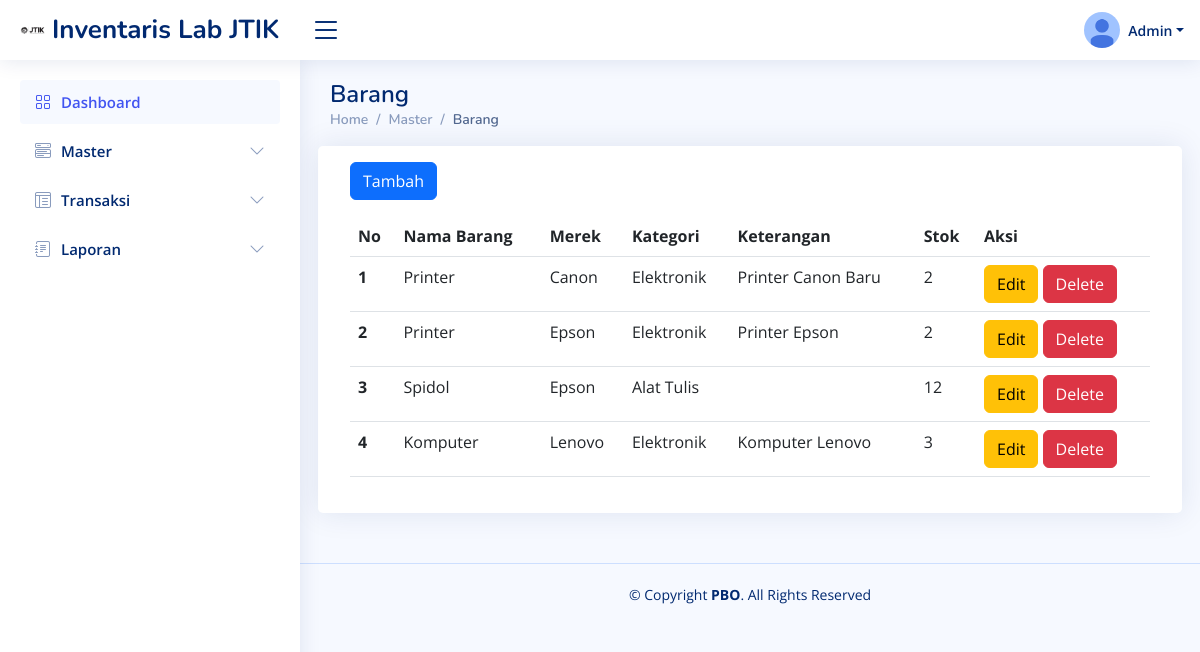
Page /barang.php (signed in) on the committed database.
### tables this page shows
CREATE TABLE `barang` (
  `id_barang` int(11) NOT NULL,
  `id_merek` int(11) NOT NULL,
  `id_kategori` int(11) NOT NULL,
  `nama_barang` varchar(128) NOT NULL,
  `keterangan` varchar(255) NOT NULL,
  `stok` int(11) NOT NULL
);

CREATE TABLE `merek` (
  `id_merek` int(11) NOT NULL,
  `nama_merek` varchar(128) NOT NULL,
  `keterangan` varchar(255) NOT NULL
);

CREATE TABLE `kategori` (
  `id_kategori` int(11) NOT NULL,
  `nama_kategori` varchar(128) NOT NULL,
  `keterangan` varchar(255) NOT NULL
);

### function.php (called while the page is built, shortened)
<?php
$conn = mysqli_connect('localhost', 'root', '', 'inventarislab');
function select($query) {
    global $conn;
    $result = mysqli_query($conn, $query);
    $rows = [];
    while($row = mysqli_fetch_assoc($result)) {
        $rows[] = $row;
    }
    return $rows;
}
?>

### barang.php (the view, shortened to what this page needs)
<?php
  require 'function.php';
  $barang = select("SELECT a.id_barang, a.id_merek, a.id_kategori,
                    a.nama_barang, b.nama_merek, c.nama_kategori, a.keterangan, a.stok
                    FROM barang a JOIN merek b ON a.id_merek = b.id_merek JOIN kategori c
                    ON a.id_kategori = c.id_kategori");
?>
<!DOCTYPE html>
<html lang="en">
<head>
  <link href="assets/vendor/bootstrap/css/bootstrap.min.css" rel="stylesheet">
  <link href="assets/vendor/bootstrap-icons/bootstrap-icons.css" rel="stylesheet">
  <link href="assets/vendor/boxicons/css/boxicons.min.css" rel="stylesheet">
  <link href="assets/vendor/quill/quill.snow.css" rel="stylesheet">
  <link href="assets/vendor/quill/quill.bubble.css" rel="stylesheet">
  <link href="assets/vendor/remixicon/remixicon.css" rel="stylesheet">
  <link href="assets/vendor/simple-datatables/style.css" rel="stylesheet">
  <link href="assets/css/style.css" rel="stylesheet">
</head>
<body>
  <header id="header" class="header fixed-top d-flex align-items-center">
    <div class="d-flex align-items-center justify-content-between">
      <a href="index.php" class="logo d-flex align-items-center">
        <img src="assets/img/logoJTIK.png" alt="">
        <span class="d-none d-lg-block">Inventaris Lab JTIK</span>
      </a>
      <i class="bi bi-list toggle-sidebar-btn"></i>
    </div>
    <nav class="header-nav ms-auto">
      <ul class="d-flex align-items-center">
        <li class="nav-item dropdown pe-3">
          <a class="nav-link nav-profile d-flex align-items-center pe-0" href="#" data-bs-toggle="dropdown">
            <img src="assets/img/photo.png" alt="Profile" class="rounded-circle">
            <span class="d-none d-md-block dropdown-toggle ps-2"><?= $_SESSION['nama'];?></span>
          </a>
        </li>
      </ul>
    </nav>
  </header>
  <aside id="sidebar" class="sidebar">
    <ul class="sidebar-nav" id="sidebar-nav">
      <li class="nav-item">
        <a class="nav-link " href="index.php">
          <i class="bi bi-grid"></i>
          <span>Dashboard</span>
        </a>
      </li>
      <?php
        if($_SESSION['role'] == 'admin'){
      ?>
      <li class="nav-item">
        <a class="nav-link collapsed" data-bs-target="#tables-nav" data-bs-toggle="collapse" href="#">
          <i class="bi bi-menu-button-wide"></i><span>Master</span><i class="bi bi-chevron-down ms-auto"></i>
        </a>
      </li>
      <li class="nav-item">
        <a class="nav-link collapsed" data-bs-target="#tabless-nav" data-bs-toggle="collapse" href="#">
          <i class="bi bi-layout-text-window-reverse"></i><span>Transaksi</span><i class="bi bi-chevron-down ms-auto"></i>
        </a>
      </li>
      <li class="nav-item">
        <a class="nav-link collapsed" data-bs-target="#forms-nav" data-bs-toggle="collapse" href="#">
          <i class="bi bi-journal-text"></i><span>Laporan</span><i class="bi bi-chevron-down ms-auto"></i>
        </a>
      </li>
      <?php } ?>
    </ul>
  </aside>
  <main id="main" class="main">
    <div class="pagetitle">
      <h1>Barang</h1>
      <nav>
        <ol class="breadcrumb">
          <li class="breadcrumb-item"><a href="index.php">Home</a></li>
          <li class="breadcrumb-item">Master</li>
          <li class="breadcrumb-item active">Barang</li>
        </ol>
      </nav>
    </div>
    <section class="section">
      <div class="row">
        <div class="card">
          <div class="card-body">
            <?php
              if($_SESSION['role'] == 'admin'){
            ?>
            <button type="button" class="btn btn-primary mt-3 mb-3" data-bs-toggle="modal" data-bs-target="#tambah">Tambah</button>
            <?php
              }
            ?>
            <table class="table">
              <thead>
                <tr>
                  <th scope="col">No</th>
                  <th scope="col">Nama Barang</th>
                  <th scope="col">Merek</th>
                  <th scope="col">Kategori</th>
                  <th scope="col">Keterangan</th>
                  <th scope="col">Stok</th>
                  <th scope="col">Aksi</th>
                </tr>
              </thead>
              <?php
                $i = 1;
                foreach($barang as $row){
              ?>
              <tbody>
                <tr>
                  <th scope="row"><?= $i; ?></th>
                  <td><?= $row['nama_barang'];?></td>
                  <td><?= $row['nama_merek'];?></td>
                  <td><?= $row['nama_kategori'];?></td>
                  <td><?= $row['keterangan'];?></td>
                  <td><?= $row['stok'];?></td>
                  <td>
                    <?php
                      if($_SESSION['role'] == 'admin'){
                    ?>
                    <button type="button" class="btn btn-warning" data-bs-toggle="modal" data-bs-target="#edit<?= $i; ?>">Edit</button>
                    <button type="button" class="btn btn-danger" data-bs-toggle="modal" data-bs-target="#delete<?= $i; ?>">Delete</button>
                    <?php
                      } else {
                    ?>
                    <button type="button" class="btn btn-primary" data-bs-toggle="modal" data-bs-target="#pinjam<?= $i; ?>">Pinjam</button>
                    <?php } ?>
                  </td>
                </tr>
              </tbody>
              <?php
                  $i++;
                }
              ?>
            </table>
          </div>
        </div>
      </div>
    </section>
  </main>
  <footer id="footer" class="footer">
    <div class="copyright">
      &copy; Copyright <strong><span>PBO</span></strong>. All Rights Reserved
    </div>
  </footer>
</body>
</html>

### assets/css/style.css (style rules this page uses)
:root { scroll-behavior: smooth; }
body { font-family: "Open Sans", sans-serif; background: #f6f9ff; color: #444444; }
a { color: #4154f1; text-decoration: none; }
h1, h2, h3, h4, h5, h6 { font-family: "Nunito", sans-serif; }
#main { margin-top: 60px; padding: 20px 30px; transition: all 0.3s; }
.pagetitle { margin-bottom: 10px; }
.pagetitle h1 { font-size: 24px; margin-bottom: 0; font-weight: 600; color: #012970; }
.card { margin-bottom: 30px; border: none; border-radius: 5px; box-shadow: 0px 0 30px rgba(1, 41, 112, 0.1); }
.card-body { padding: 0 20px 20px 20px; }
.breadcrumb { font-size: 14px; font-family: "Nunito", sans-serif; color: #899bbd; font-weight: 600; }
.breadcrumb a { color: #899bbd; transition: 0.3s; }
.breadcrumb .breadcrumb-item::before { color: #899bbd; }
.breadcrumb .active { color: #51678f; font-weight: 600; }
.logo { line-height: 1; }
@media (min-width: 1200px) { .logo { width: 280px; } }
.logo img { max-height: 26px; margin-right: 6px; }
.logo span { font-size: 26px; font-weight: 700; color: #012970; font-family: "Nunito", sans-serif; }
.header { transition: all 0.5s; z-index: 997; height: 60px; box-shadow: 0px 2px 20px rgba(1, 41, 112, 0.1); background-color: #fff; padding-left: 20px; }
.header .toggle-sidebar-btn { font-size: 32px; padding-left: 10px; cursor: pointer; color: #012970; }
.header-nav ul { list-style: none; }
.header-nav>ul { margin: 0; padding: 0; }
.header-nav .nav-profile { color: #012970; }
.header-nav .nav-profile img { max-height: 36px; }
.header-nav .nav-profile span { font-size: 14px; font-weight: 600; }
.sidebar { position: fixed; top: 60px; left: 0; bottom: 0; width: 300px; z-index: 996; transition: all 0.3s; padding: 20px; overflow-y: auto; scrollbar-width: thin; scrollbar-color: #aab7cf transparent; box-shadow: 0px 0px 20px rgba(1, 41, 112, 0.1); background-color: #fff; }
@media (min-width: 1200px) { #main, #footer { margin-left: 300px; } }
.sidebar-nav { padding: 0; margin: 0; list-style: none; }
.sidebar-nav li { padding: 0; margin: 0; list-style: none; }
.sidebar-nav .nav-item { margin-bottom: 5px; }
.sidebar-nav .nav-link { display: flex; align-items: center; font-size: 15px; font-weight: 600; color: #4154f1; transition: 0.3; background: #f6f9ff; padding: 10px 15px; border-radius: 4px; }
.sidebar-nav .nav-link i { font-size: 16px; margin-right: 10px; color: #4154f1; }
.sidebar-nav .nav-link.collapsed { color: #012970; background: #fff; }
.sidebar-nav .nav-link.collapsed i { color: #899bbd; }
.sidebar-nav .nav-link .bi-chevron-down { margin-right: 0; transition: transform 0.2s ease-in-out; }
.footer { padding: 20px 0; font-size: 14px; transition: all 0.3s; border-top: 1px solid #cddfff; }
.footer .copyright { text-align: center; color: #012970; }

### rows in the picture
barang: nama_barang "Printer", id_merek.nama_merek "Canon", id_kategori.nama_kategori "Elektronik", keterangan "Printer Canon Baru", stok "2"
barang: nama_barang "Printer", id_merek.nama_merek "Epson", id_kategori.nama_kategori "Elektronik", keterangan "Printer Epson", stok "2"
barang: nama_barang "Spidol", id_merek.nama_merek "Epson", id_kategori.nama_kategori "Alat Tulis", stok "12"
barang: nama_barang "Komputer", id_merek.nama_merek "Lenovo", id_kategori.nama_kategori "Elektronik", keterangan "Komputer Lenovo", stok "3"

### other values in the picture
$_SESSION['nama'] "Admin"
